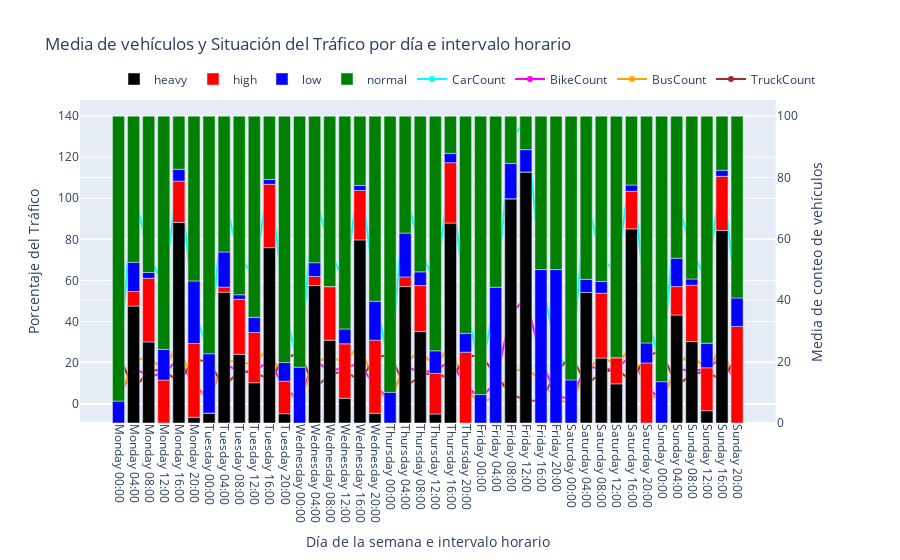

The notebook cell saved with this chart:
### Code cell
# Crear un DataFrame a partir de los datos
df = pd.DataFrame(train_data_original, columns=["Time", "Day of the week", "CarCount", "BikeCount", "BusCount", "TruckCount", "Traffic Situation"])

# Convertir la columna "Time" a formato de hora
df["Time"] = pd.to_datetime(df["Time"], format='%I:%M:%S %p')

# Agrupar los datos por día de la semana y por intervalo de 4 horas
df["Day of the week"] = pd.Categorical(df["Day of the week"], categories=["Monday", "Tuesday", "Wednesday", "Thursday", "Friday", "Saturday", "Sunday"], ordered=True)
df["Hour"] = df["Time"].dt.floor('4H')
grouped = df.groupby(["Day of the week", "Hour"]).mean()
grouped_situation = df.groupby(["Day of the week", "Hour", "Traffic Situation"]).size().reset_index(name='Count')

print (grouped)
print (grouped_situation)

# Crear un gráfico combinado con dos escalas (izquierda y derecha)
fig = make_subplots(specs=[[{"secondary_y": True}]])

# Definir colores para las barras de situación de tráfico
colors = {'low': 'blue', 'normal': 'green', 'high': 'red', 'heavy': 'black'}

# Definir colores para las líneas de conteo de vehículos
line_colors = {
    'CarCount': 'cyan',  # Color para CarCount
    'BikeCount': 'magenta',  # Color para BikeCount
    'BusCount': 'orange',  # Color para BusCount
    'TruckCount': 'brown',  # Color para TruckCount
}

# Agregar barras en la escala derecha para la situación de tráfico
pivot_data = grouped_situation.pivot(index=['Day of the week', 'Hour'], columns='Traffic Situation', values='Count')
pivot_data_percentage = pivot_data.div(pivot_data.sum(axis=1), axis=0) * 100
for col in pivot_data_percentage.columns:
    fig.add_trace(go.Bar(x=pivot_data_percentage.index.map(lambda x: f"{x[0]} {x[1].strftime('%H:%M')}"),
                         y=pivot_data_percentage[col],
                         name=col,
                         yaxis="y2",
                         marker_color=colors[col]))
                         
# Agregar líneas en la escala izquierda para conteo de vehículos
for vehicle_type, color in line_colors.items():
    fig.add_trace(go.Scatter(
        x=grouped.index.get_level_values("Day of the week").astype(str) + ' ' + grouped.index.get_level_values("Hour").strftime('%H:%M'),
        y=grouped[vehicle_type],
        mode='lines+markers',
        name=vehicle_type,
        line=dict(color=color)  # Set the color for the line
    ))


# Configurar ejes y diseño
fig.update_xaxes(title_text="Día de la semana e intervalo horario", tickangle=90)
fig.update_yaxes(title_text="Media de conteo de vehículos", secondary_y=True)
fig.update_yaxes(title_text="Porcentaje del Tráfico", secondary_y=False)
fig.update_layout(title_text="Media de vehículos y Situación del Tráfico por día e intervalo horario",
                  legend=dict(orientation="h", yanchor="bottom", y=1.02, xanchor="right", x=1),
                  barmode='relative')

fig.show()

### Figure 1 — Plotly figure (JSON) as saved in the notebook; plotly's stock layout.template omitted (floating-point values rounded to 4 significant figures)
{"data": [{"marker": {"color": "black"}, "name": "heavy", "type": "bar", "x": ["Monday 00:00", "Monday 04:00", "Monday 08:00", "Monday 12:00", "Monday 16:00", "Monday 20:00", "Tuesday 00:00", "Tuesday 04:00", "Tuesday 08:00", "Tuesday 12:00", "Tuesday 16:00", "Tuesday 20:00", "Wednesday 00:00", "Wednesday 04:00", "Wednesday 08:00", "Wednesday 12:00", "Wednesday 16:00", "Wednesday 20:00", "Thursday 00:00", "Thursday 04:00", "Thursday 08:00", "Thursday 12:00", "Thursday 16:00", "Thursday 20:00", "Friday 00:00", "Friday 04:00", "Friday 08:00", "Friday 12:00", "Friday 16:00", "Friday 20:00", "Saturday 00:00", "Saturday 04:00", "Saturday 08:00", "Saturday 12:00", "Saturday 16:00", "Saturday 20:00", "Sunday 00:00", "Sunday 04:00", "Sunday 08:00", "Sunday 12:00", "Sunday 16:00", "Sunday 20:00"], "y": [0, 38.1, 26.42, 0, 65.38, 1.852, 3.226, 42.62, 22.39, 13.11, 57.14, 3.03, 0, 44.78, 26.98, 8.065, 59.68, 3.175, 0, 44.44, 29.85, 2.941, 65.15, 0, 0, 0, 73.08, 81.82, 0, 0, 0, 42.55, 21.15, 12.77, 63.27, 0, 0, 35.19, 26.53, 4, 62.75, 0], "yaxis": "y2"}, {"marker": {"color": "red"}, "name": "high", "type": "bar", "x": ["Monday 00:00", "Monday 04:00", "Monday 08:00", "Monday 12:00", "Monday 16:00", "Monday 20:00", "Tuesday 00:00", "Tuesday 04:00", "Tuesday 08:00", "Tuesday 12:00", "Tuesday 16:00", "Tuesday 20:00", "Wednesday 00:00", "Wednesday 04:00", "Wednesday 08:00", "Wednesday 12:00", "Wednesday 16:00", "Wednesday 20:00", "Thursday 00:00", "Thursday 04:00", "Thursday 08:00", "Thursday 12:00", "Thursday 16:00", "Thursday 20:00", "Friday 00:00", "Friday 04:00", "Friday 08:00", "Friday 12:00", "Friday 16:00", "Friday 20:00", "Saturday 00:00", "Saturday 04:00", "Saturday 08:00", "Saturday 12:00", "Saturday 16:00", "Saturday 20:00", "Sunday 00:00", "Sunday 04:00", "Sunday 08:00", "Sunday 12:00", "Sunday 16:00", "Sunday 20:00"], "y": [0, 4.762, 20.75, 14.0, 13.46, 24.07, 0, 1.639, 17.91, 16.39, 20.63, 10.61, 0, 2.985, 17.46, 17.74, 16.13, 23.81, 0, 3.175, 14.93, 13.24, 19.7, 23.08, 0, 0, 0, 0, 0, 0, 0, 0, 21.15, 8.511, 12.24, 19.57, 0, 9.259, 18.37, 14.0, 17.65, 31.48], "yaxis": "y2"}, {"marker": {"color": "blue"}, "name": "low", "type": "bar", "x": ["Monday 00:00", "Monday 04:00", "Monday 08:00", "Monday 12:00", "Monday 16:00", "Monday 20:00", "Tuesday 00:00", "Tuesday 04:00", "Tuesday 08:00", "Tuesday 12:00", "Tuesday 16:00", "Tuesday 20:00", "Wednesday 00:00", "Wednesday 04:00", "Wednesday 08:00", "Wednesday 12:00", "Wednesday 16:00", "Wednesday 20:00", "Thursday 00:00", "Thursday 04:00", "Thursday 08:00", "Thursday 12:00", "Thursday 16:00", "Thursday 20:00", "Friday 00:00", "Friday 04:00", "Friday 08:00", "Friday 12:00", "Friday 16:00", "Friday 20:00", "Saturday 00:00", "Saturday 04:00", "Saturday 08:00", "Saturday 12:00", "Saturday 16:00", "Saturday 20:00", "Sunday 00:00", "Sunday 04:00", "Sunday 08:00", "Sunday 12:00", "Sunday 16:00", "Sunday 20:00"], "y": [7.143, 9.524, 1.887, 10, 3.846, 20.37, 19.35, 11.48, 1.493, 4.918, 1.587, 6.061, 18.18, 4.478, 0, 4.839, 1.613, 12.7, 10, 14.29, 4.478, 7.353, 3.03, 6.154, 9.259, 44.23, 11.54, 7.273, 50, 50, 14.04, 4.255, 3.846, 0, 2.041, 6.522, 13.46, 9.259, 2.041, 8, 1.961, 9.259], "yaxis": "y2"}, {"marker": {"color": "green"}, "name": "normal", "type": "bar", "x": ["Monday 00:00", "Monday 04:00", "Monday 08:00", "Monday 12:00", "Monday 16:00", "Monday 20:00", "Tuesday 00:00", "Tuesday 04:00", "Tuesday 08:00", "Tuesday 12:00", "Tuesday 16:00", "Tuesday 20:00", "Wednesday 00:00", "Wednesday 04:00", "Wednesday 08:00", "Wednesday 12:00", "Wednesday 16:00", "Wednesday 20:00", "Thursday 00:00", "Thursday 04:00", "Thursday 08:00", "Thursday 12:00", "Thursday 16:00", "Thursday 20:00", "Friday 00:00", "Friday 04:00", "Friday 08:00", "Friday 12:00", "Friday 16:00", "Friday 20:00", "Saturday 00:00", "Saturday 04:00", "Saturday 08:00", "Saturday 12:00", "Saturday 16:00", "Saturday 20:00", "Sunday 00:00", "Sunday 04:00", "Sunday 08:00", "Sunday 12:00", "Sunday 16:00", "Sunday 20:00"], "y": [92.86, 47.62, 50.94, 76, 17.31, 53.7, 77.42, 44.26, 58.21, 65.57, 20.63, 80.3, 81.82, 47.76, 55.56, 69.35, 22.58, 60.32, 90, 38.1, 50.75, 76.47, 12.12, 70.77, 90.74, 55.77, 15.38, 10.91, 50, 50, 85.96, 53.19, 53.85, 78.72, 22.45, 73.91, 86.54, 46.3, 53.06, 74, 17.65, 59.26], "yaxis": "y2"}, {"line": {"color": "cyan"}, "mode": "lines+markers", "name": "CarCount", "type": "scatter", "x": ["Monday 00:00", "Monday 04:00", "Monday 08:00", "Monday 12:00", "Monday 16:00", "Monday 20:00", "Tuesday 00:00", "Tuesday 04:00", "Tuesday 08:00", "Tuesday 12:00", "Tuesday 16:00", "Tuesday 20:00", "Wednesday 00:00", "Wednesday 04:00", "Wednesday 08:00", "Wednesday 12:00", "Wednesday 16:00", "Wednesday 20:00", "Thursday 00:00", "Thursday 04:00", "Thursday 08:00", "Thursday 12:00", "Thursday 16:00", "Thursday 20:00", "Friday 00:00", "Friday 04:00", "Friday 08:00", "Friday 12:00", "Friday 16:00", "Friday 20:00", "Saturday 00:00", "Saturday 04:00", "Saturday 08:00", "Saturday 12:00", "Saturday 16:00", "Saturday 20:00", "Sunday 00:00", "Sunday 04:00", "Sunday 08:00", "Sunday 12:00", "Sunday 16:00", "Sunday 20:00"], "y": [14.5, 103.4, 73.32, 56.7, 112.5, 45.7, 24.66, 100.7, 71.09, 62.43, 110.7, 47.52, 15.27, 103.4, 74.57, 58.76, 112.6, 53.87, 15.12, 103.8, 74.67, 58.56, 111.3, 49.14, 15.26, 50.65, 128.2, 138.0, 63.58, 24.64, 15.33, 101.3, 70.52, 64.36, 115.7, 44.91, 15.77, 99.13, 75.1, 58.96, 113.4, 46.41]}, {"line": {"color": "magenta"}, "mode": "lines+markers", "name": "BikeCount", "type": "scatter", "x": ["Monday 00:00", "Monday 04:00", "Monday 08:00", "Monday 12:00", "Monday 16:00", "Monday 20:00", "Tuesday 00:00", "Tuesday 04:00", "Tuesday 08:00", "Tuesday 12:00", "Tuesday 16:00", "Tuesday 20:00", "Wednesday 00:00", "Wednesday 04:00", "Wednesday 08:00", "Wednesday 12:00", "Wednesday 16:00", "Wednesday 20:00", "Thursday 00:00", "Thursday 04:00", "Thursday 08:00", "Thursday 12:00", "Thursday 16:00", "Thursday 20:00", "Friday 00:00", "Friday 04:00", "Friday 08:00", "Friday 12:00", "Friday 16:00", "Friday 20:00", "Saturday 00:00", "Saturday 04:00", "Saturday 08:00", "Saturday 12:00", "Saturday 16:00", "Saturday 20:00", "Sunday 00:00", "Sunday 04:00", "Sunday 08:00", "Sunday 12:00", "Sunday 16:00", "Sunday 20:00"], "y": [2.696, 17.74, 13.4, 14.78, 22.19, 8.889, 2.758, 19.82, 15.66, 15.46, 21.3, 7.394, 2.227, 21.28, 15.89, 17.69, 19.63, 8.317, 2.717, 18.16, 15.39, 16.28, 20.86, 9.031, 2.574, 10.67, 43.69, 51.55, 22.1, 3.68, 2.579, 18.45, 16.96, 16.85, 23.86, 7.913, 2.269, 17.3, 15.84, 17.16, 22.73, 9.407]}, {"line": {"color": "orange"}, "mode": "lines+markers", "name": "BusCount", "type": "scatter", "x": ["Monday 00:00", "Monday 04:00", "Monday 08:00", "Monday 12:00", "Monday 16:00", "Monday 20:00", "Tuesday 00:00", "Tuesday 04:00", "Tuesday 08:00", "Tuesday 12:00", "Tuesday 16:00", "Tuesday 20:00", "Wednesday 00:00", "Wednesday 04:00", "Wednesday 08:00", "Wednesday 12:00", "Wednesday 16:00", "Wednesday 20:00", "Thursday 00:00", "Thursday 04:00", "Thursday 08:00", "Thursday 12:00", "Thursday 16:00", "Thursday 20:00", "Friday 00:00", "Friday 04:00", "Friday 08:00", "Friday 12:00", "Friday 16:00", "Friday 20:00", "Saturday 00:00", "Saturday 04:00", "Saturday 08:00", "Saturday 12:00", "Saturday 16:00", "Saturday 20:00", "Sunday 00:00", "Sunday 04:00", "Sunday 08:00", "Sunday 12:00", "Sunday 16:00", "Sunday 20:00"], "y": [0.5, 21.45, 22.26, 17.1, 29.44, 7.574, 2.581, 20.21, 21.21, 18.38, 28.87, 7.379, 0.5455, 20.12, 22.95, 20.06, 29.48, 8.317, 0.4, 20, 25.87, 17.91, 29.38, 6.8, 0.463, 3.673, 15.21, 17.51, 11.56, 1.88, 0.4035, 16.21, 22.94, 18.83, 27.98, 6.522, 0.6154, 19.07, 24.71, 15.68, 28.57, 7.481]}, {"line": {"color": "brown"}, "mode": "lines+markers", "name": "TruckCount", "type": "scatter", "x": ["Monday 00:00", "Monday 04:00", "Monday 08:00", "Monday 12:00", "Monday 16:00", "Monday 20:00", "Tuesday 00:00", "Tuesday 04:00", "Tuesday 08:00", "Tuesday 12:00", "Tuesday 16:00", "Tuesday 20:00", "Wednesday 00:00", "Wednesday 04:00", "Wednesday 08:00", "Wednesday 12:00", "Wednesday 16:00", "Wednesday 20:00", "Thursday 00:00", "Thursday 04:00", "Thursday 08:00", "Thursday 12:00", "Thursday 16:00", "Thursday 20:00", "Friday 00:00", "Friday 04:00", "Friday 08:00", "Friday 12:00", "Friday 16:00", "Friday 20:00", "Saturday 00:00", "Saturday 04:00", "Saturday 08:00", "Saturday 12:00", "Saturday 16:00", "Saturday 20:00", "Sunday 00:00", "Sunday 04:00", "Sunday 08:00", "Sunday 12:00", "Sunday 16:00", "Sunday 20:00"], "y": [24.45, 7.048, 16.04, 16.7, 10.19, 21.8, 20.27, 8.328, 16.04, 15.44, 11.76, 21.82, 25.15, 7.627, 14.13, 16.11, 11.08, 22.46, 24.07, 8, 13.82, 15.4, 11.74, 22.57, 24.04, 13.85, 4.827, 1.673, 1.52, 15.1, 23.77, 9.362, 15.1, 17.04, 11.18, 23.43, 25.67, 8.537, 14.59, 15.76, 11.35, 23.04]}], "layout": {"barmode": "relative", "legend": {"orientation": "h", "x": 1, "xanchor": "right", "y": 1.02, "yanchor": "bottom"}, "title": {"text": "Media de vehículos y Situación del Tráfico por día e intervalo horario"}, "xaxis": {"anchor": "y", "domain": [0, 0.94], "tickangle": 90, "title": {"text": "Día de la semana e intervalo horario"}}, "yaxis": {"anchor": "x", "domain": [0, 1], "title": {"text": "Porcentaje del Tráfico"}}, "yaxis2": {"anchor": "x", "overlaying": "y", "side": "right", "title": {"text": "Media de conteo de vehículos"}}}}
